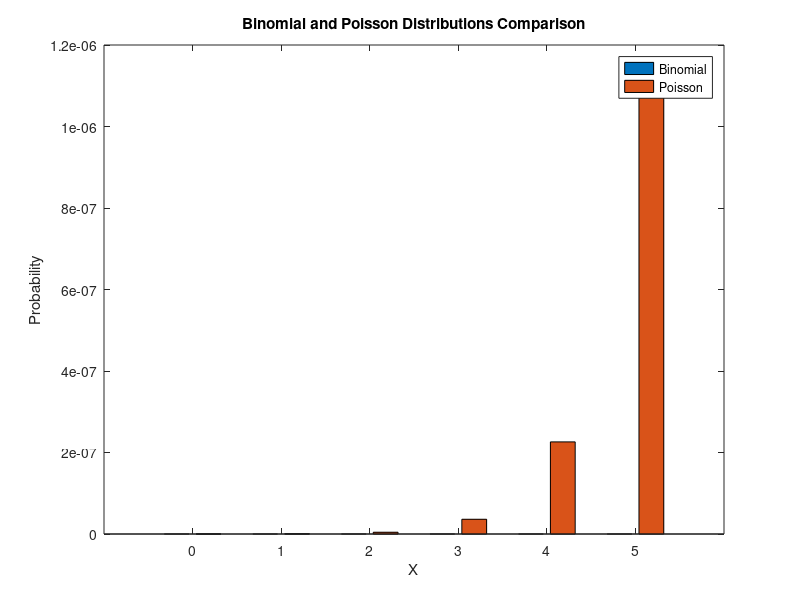

Write MATLAB code to recreate this figure.
#Poisson approximation of the Binomial distribution: If n ≥ 30 and p ≤ 0.05,
# then
# Bino(n, p) ≈ Poisson(λ = np).
# Compare graphically the two pdf’s.

% Input parameters
n = input("Please input the n (n >= 30) n = ");
p = input("Please input the probability p (p <= 0.05) p = ");
lambda = n * p;

% Generate values for x
x = 0:n;

% Calculate probability mass functions
y_binomial = binopdf(x, n, p);
y_poisson = poisspdf(x, lambda);

% Plot the distributions
figure;
bar(x, [y_binomial', y_poisson'], 'grouped');
legend("Binomial", "Poisson");
xlabel("X");
ylabel("Probability");
title("Binomial and Poisson Distributions Comparison");

% Display information about the distributions
disp("Binomial Distribution:");
disp(["n = " num2str(n)]);
disp(["p = " num2str(p)]);

disp("Poisson Distribution:");
disp(["lambda = " num2str(lambda)]);

